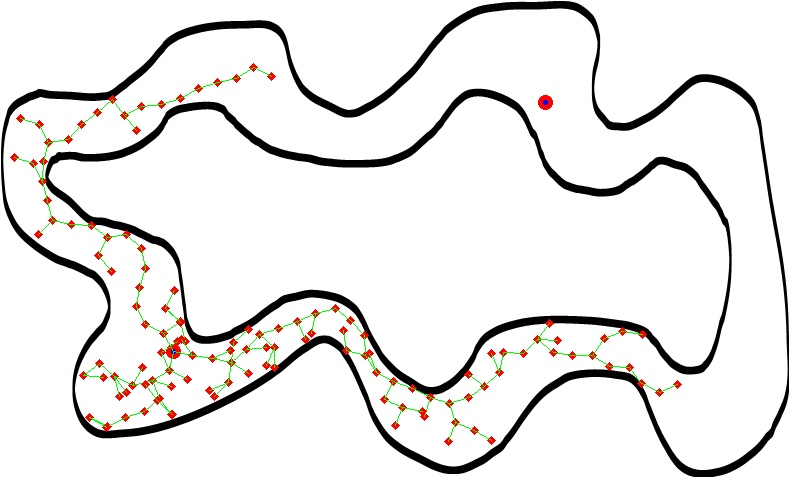
#> input picture projects/project_13/notebooks/images/img_130.jpg, 789 x 477 px
$ python generate_rrt_vis.py -p ../../project_13/notebooks/images/img_130.jpg
#> lines starting #> are read from the running program, lines starting #| are printed output that depends on the picture; after the words box and inside, x2 and y2 are one past the last pixel; in counts of white or black regions, pixels touching at a corner belong together
"""
Path planning with Rapidly-Exploring Random Trees (RRT),
Application works best with grayscale PNG images
"""

import cv2
import numpy as np
import math
import random
import argparse
import os
import copy

class Nodes:
    """Class to store the RRT graph"""
    def __init__(self, x,y):
        self.x = x
        self.y = y
        self.parent_x = []
        self.parent_y = []


def RRT(img, img2, start, end, stepSize):
    h,l= img.shape # dim of the loaded image #might have to modify dimensions to be more robust

    # insert the starting point in the node class
    # node_list = [0] # list to store all the node points
    node_list[0] = Nodes(start[0],start[1])
    node_list[0].parent_x.append(start[0])
    node_list[0].parent_y.append(start[1])

    # display start and end
    cv2.circle(img2, (start[0],start[1]), 5,(0,0,255),thickness=3, lineType=8)
    cv2.circle(img2, (end[0],end[1]), 5,(0,0,255),thickness=3, lineType=8)

    i=1
    pathFound = False
    while pathFound==False:
        nx,ny = rnd_point(h,l)
#         print("Random points:",nx,ny)

        nearest_ind = nearest_node(nx,ny)
        nearest_x = node_list[nearest_ind].x
        nearest_y = node_list[nearest_ind].y
        print("Nearest node coordinates:",nearest_x,nearest_y)

        #check direct connection
        tx,ty,directCon,nodeCon = check_collision(nx,ny,nearest_x,nearest_y)
        print("Check collision:",tx,ty,directCon,nodeCon)

        if directCon and nodeCon:
            print("Node can connect directly with end")
            node_list.append(i)
            node_list[i] = Nodes(tx,ty)
            node_list[i].parent_x = copy.copy(node_list[nearest_ind].parent_x)
            node_list[i].parent_y = copy.copy(node_list[nearest_ind].parent_y)
            node_list[i].parent_x.append(tx)
            node_list[i].parent_y.append(ty)

            cv2.circle(img2, (int(tx),int(ty)), 2,(0,0,255),thickness=3, lineType=8)
            cv2.line(img2, (int(tx),int(ty)), (int(node_list[nearest_ind].x),int(node_list[nearest_ind].y)), (0,255,0), thickness=1, lineType=8)
            cv2.line(img2, (int(tx),int(ty)), (end[0],end[1]), (255,0,0), thickness=2, lineType=8)

            print("Path has been found")
            #print("parent_x",node_list[i].parent_x)
            for j in range(len(node_list[i].parent_x)-1):
                cv2.line(img2, (int(node_list[i].parent_x[j]),int(node_list[i].parent_y[j])), (int(node_list[i].parent_x[j+1]),int(node_list[i].parent_y[j+1])), (255,0,0), thickness=2, lineType=8)
            # cv2.waitKey(1)
            cv2.imwrite(args.step_dir+str(i)+".jpg",img2)
            # this is for the visualization of interface, will refresh every second
            cv2.imwrite(args.step_dir+"curstep.jpg",img2)
            cv2.imwrite(args.out_dir+"out.jpg",img2)
            break

        elif nodeCon:
            print("Nodes connected")
            node_list.append(i)
            node_list[i] = Nodes(tx,ty)
            node_list[i].parent_x = copy.copy(node_list[nearest_ind].parent_x)
            node_list[i].parent_y = copy.copy(node_list[nearest_ind].parent_y)
            # print(i)
            # print(node_list[nearest_ind].parent_y)
            node_list[i].parent_x.append(tx)
            node_list[i].parent_y.append(ty)
            i=i+1
            # display
            cv2.circle(img2, (int(tx),int(ty)), 2,(0,0,255),thickness=3, lineType=8)
            cv2.line(img2, (int(tx),int(ty)), (int(node_list[nearest_ind].x),int(node_list[nearest_ind].y)), (0,255,0), thickness=1, lineType=8)
            cv2.imwrite(args.step_dir+str(i)+".jpg",img2)
            # this is for the visualization of interface, will refresh every second
            cv2.imwrite(args.step_dir+"curstep.jpg",img2)
            import time
            time.sleep(0.3)
            # cv2.imshow("sdc",img2)
            # cv2.waitKey(1)
            continue
        else:
            print("No direct connection and no node connection; Generating new rnd numbers")
            continue

# check collision
def collision(x1,y1,x2,y2):
    color=[]
    x = list(np.arange(x1,x2,(x2-x1)/100))
    y = list(((y2-y1)/(x2-x1))*(x-x1) + y1)
    # print("collision",x,y)
    print("collision")
    for i in range(len(x)):
        # print(int(x[i]),int(y[i]))
        color.append(img[int(y[i]),int(x[i])])
    if (0 in color):
        return True #collision
    else:
        return False #no-collision

# check the  collision with obstacle and trim
def check_collision(x1,y1,x2,y2):
    _,theta = dist_and_angle(x2,y2,x1,y1)
    x=x2 + stepSize*np.cos(theta)
    y=y2 + stepSize*np.sin(theta)
    # print(x2,y2,x1,y1)
    print("theta",theta)
    print("check_collision",x,y)

    hy,hx=img.shape
    if y<0 or y>hy or x<0 or x>hx:
        print("Point out of image bound")
        directCon = False
        nodeCon = False
    else:
        # check direct connection
        if collision(x,y,end[0],end[1]):
            directCon = False
        else:
            directCon=True

        # check connection between two nodes
        if collision(x,y,x2,y2):
            nodeCon = False
        else:
            nodeCon = True

    return(x,y,directCon,nodeCon)

# return the neaerst node index
def nearest_node(x,y):
    temp_dist=[]
    for i in range(len(node_list)):
        dist,_ = dist_and_angle(x,y,node_list[i].x,node_list[i].y)
        temp_dist.append(dist)
    return temp_dist.index(min(temp_dist))

# generate a random point in the image space
def rnd_point(h,l):
    new_y = random.randint(0, h)
    new_x = random.randint(0, l)
    return (new_x,new_y)

# return dist and angle b/w new point and nearest node
def dist_and_angle(x1,y1,x2,y2):
    dist = math.sqrt( ((x1-x2)**2)+((y1-y2)**2) )
    angle = math.atan2(y2-y1, x2-x1)
    return(dist,angle)

def draw_circle(event,x,y,flags,param):
    global coordinates
    if event == cv2.EVENT_LBUTTONDBLCLK:
        cv2.circle(img2,(x,y),5,(255,0,0),-1)
        coordinates.append(x)
        coordinates.append(y)


if __name__ == '__main__':

    parser = argparse.ArgumentParser(description = 'Below are the params:')
    parser.add_argument('-p', type=str, default='../testdata/test_images/maze.png',metavar='ImagePath', action='store', dest='imagePath',
                    help='Path of the image containing mazes')
    parser.add_argument('-s', type=int, default=10,metavar='Stepsize', action='store', dest='stepSize',
                    help='Step-size to be used for RRT branches')
    parser.add_argument('-start', type=int, default=[2,48], metavar='startCoord', dest='start', nargs='+',
                    help='Starting position in the maze')
    parser.add_argument('-stop', type=int, default=[225,174], metavar='stopCoord', dest='stop', nargs='+',
                    help='End position in the maze')
    parser.add_argument('-selectPoint', help='Select start and end points from figure', action='store_true')
    parser.add_argument('-step_dir', help='the root path of output step picture',default="../testdata/viz_out/")
    parser.add_argument('-out_dir', help='the root path of output step picture',default="../testdata/test_out/")

    args = parser.parse_args()

    # remove previously stored data
    try:
        os.system("rm -rf {}".format(args.step_dir))
    except:
        print("Dir already clean")
    # os.mkdir("steps")
    os.makedirs(args.step_dir)

    try:
        os.system("rm -rf {}".format(args.out_dir))
    except:
        print("Dir already clean")
    # os.mkdir("steps")
    os.makedirs(args.out_dir)


    img = cv2.imread(args.imagePath,0) # load grayscale maze image
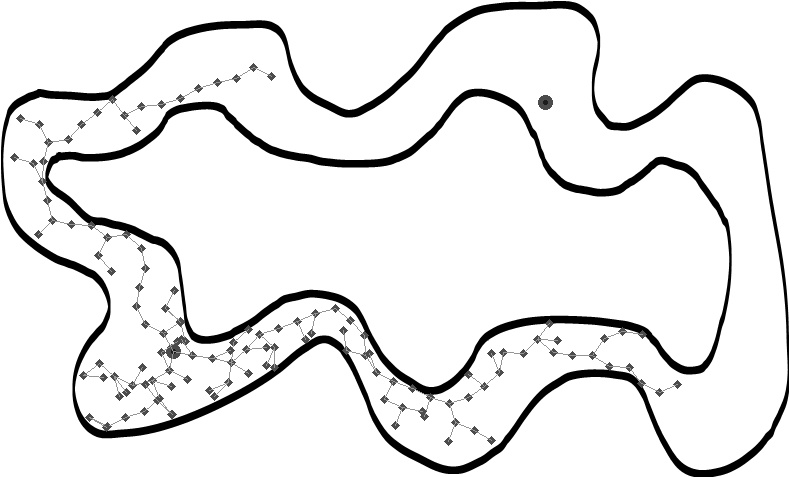
#> img: shape (477, 789); min 0, max 255, mean 232.8
    img2 = cv2.imread(args.imagePath) # load colored maze image
#> img2 is the input picture: shape (477, 789, 3); mean B, G, R 231, 232.2, 233.7
    start = tuple(args.start) #(20,20) # stasrting coordinate
    end = tuple(args.stop) #(450,250) # target coordinate
    stepSize = args.stepSize # stepsize for RRT
    node_list = [0] # list to store all the node points

    # coordinates=[]
    # if args.selectPoint:
    #     print("Select start and end points by double clicking, press 'escape' to exit")
    #     # cv2.namedWindow('image')
    #     # cv2.setMouseCallback('image',draw_circle)
    #     # while(1):
    #     #     cv2.imshow('image',img2)
    #     #     k = cv2.waitKey(20) & 0xFF
    #     #     if k == 27:
    #     #         break
    #     # print(coordinates)
    #     # start=(coordinates[0],coordinates[1])
    #     # end=(coordinates[2],coordinates[3])
    #     start=(2, 48)
    #     end=(225, 174)
    # run the RRT algorithm
    RRT(img, img2, start, end, stepSize)
#> in RRT, `cv2.circle(img2, (start[0],start[1]), 5,(0,0,255),thickness=3, lineTyp..`: img2: shape (477, 789, 3); 0.03% of pixels changed, all inside (x1, y1, x2, y2) = (0, 41, 10, 56)
#> in RRT, `cv2.circle(img2, (end[0],end[1]), 5,(0,0,255),thickness=3, lineType=8)`:
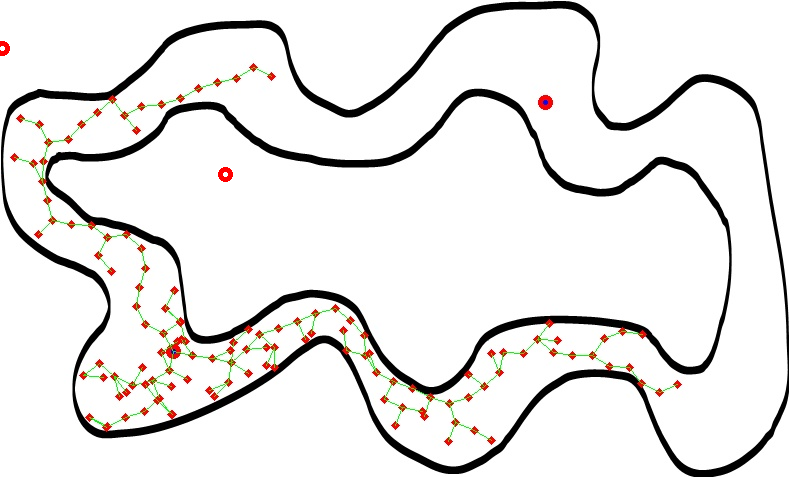
#> img2: shape (477, 789, 3); mean B, G, R 230.8, 232.1, 233.7
#> after the loop in RRT, `while pathFound==False:`:
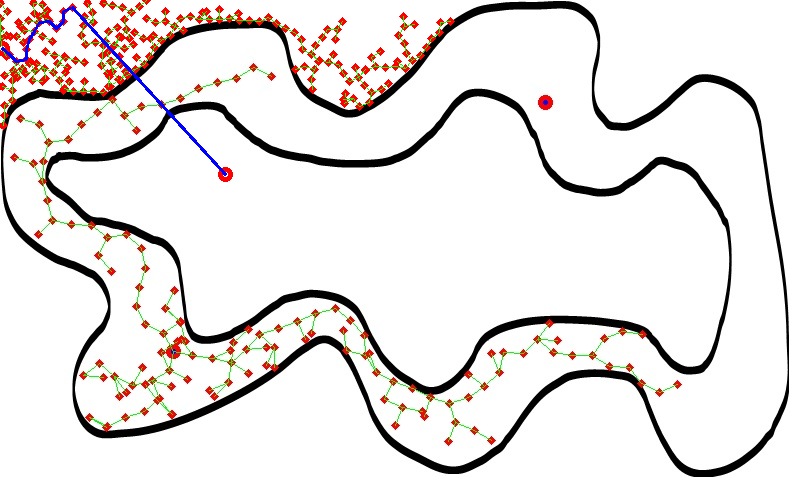
#> img2: shape (477, 789, 3); 2.4% of pixels changed, all inside (x1, y1, x2, y2) = (0, 0, 455, 176)
